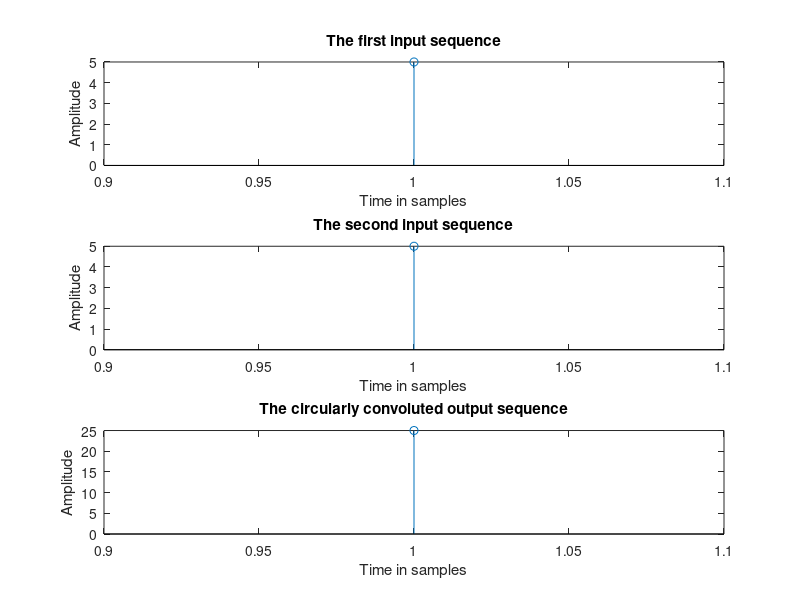

Reproduce this figure in MATLAB.
% Author : Vishwas K Singh
% E-mail : vishwasks32@gmail.com
% Description : Script to find Circular convolution of two given sequences

% Prepare by clearing the screen
clc;clear all;close all;

% inputs: x[n],h[n]
xn = input('Enter the first sequence: '); % [1 1 0 1]
hn = input('Enter the second sequence: '); % [1 2 3 0]

% To adjust for different length sequences
N1 = length(xn);
N2 = length(hn);
N = max(N1, N2);

xn = [xn, zeros(1,N - N1)]; 
hn = [hn, zeros(1,N - N2)];
y = zeros(1,N);

% Generate circular convolution of two sequences
for i = 0:N-1
    for j = 0:N-1
        k = mod((i-j),N);
        y(i+1) = y(i+1) +(xn(j+1) * hn(k+1));
    end
end
n = 1:N;

% display output sequence
disp('Circularly convoluted output sequence: ')
disp(y);

% Plot the input sequence 1
subplot(3,1,1);
stem(n,xn);
xlabel('Time in samples');
ylabel('Amplitude');
title('The first input sequence');

% Plot the input sequence 2
subplot(3,1,2);
stem(n,hn);
xlabel('Time in samples');
ylabel('Amplitude');
title('The second input sequence');

% Plot the output sequence
subplot(3,1,3);
stem(n,y);
xlabel('Time in samples');
ylabel('Amplitude');
title('The circularly convoluted output sequence');
